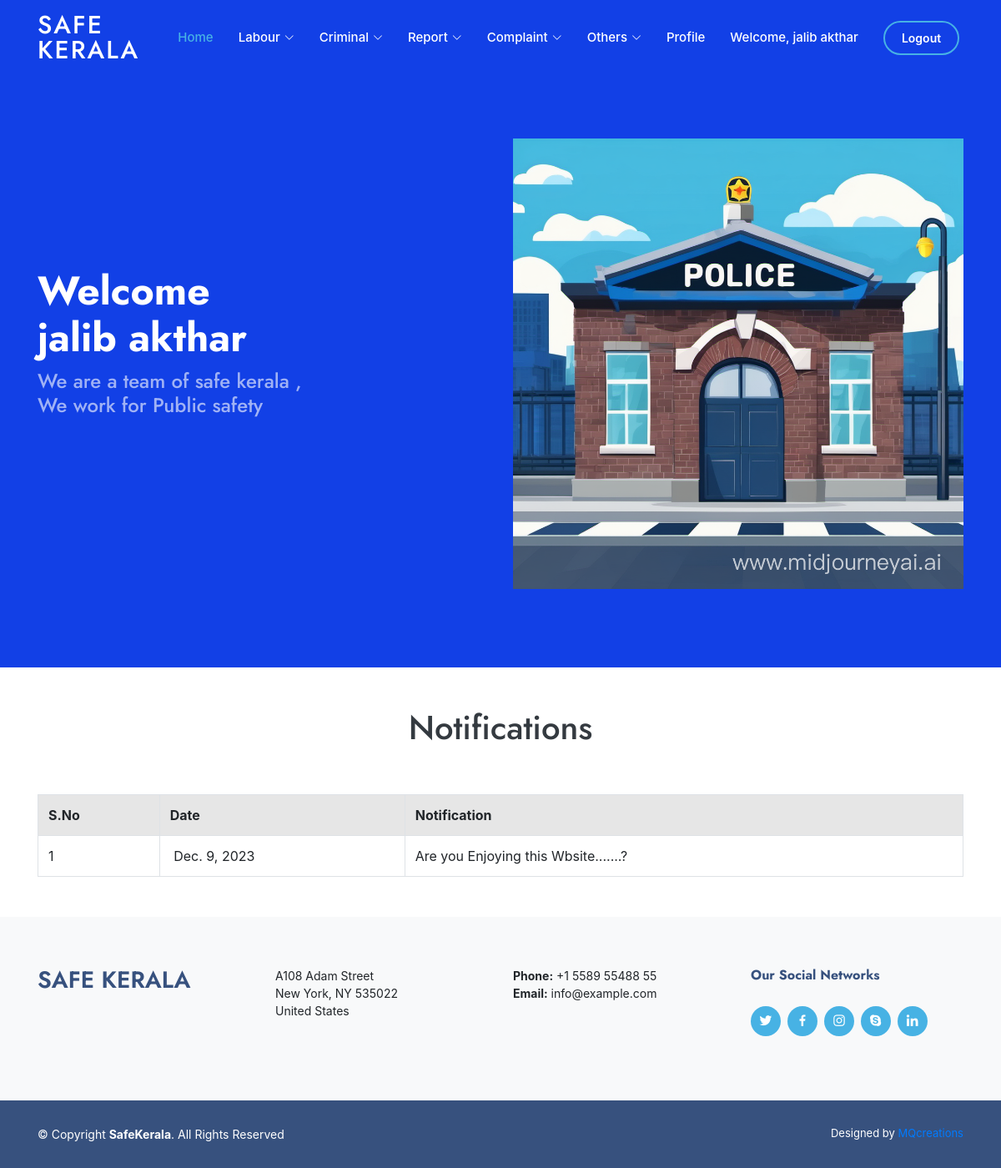
The app's page /station_url/station_view_notification/ (signed in), older data.
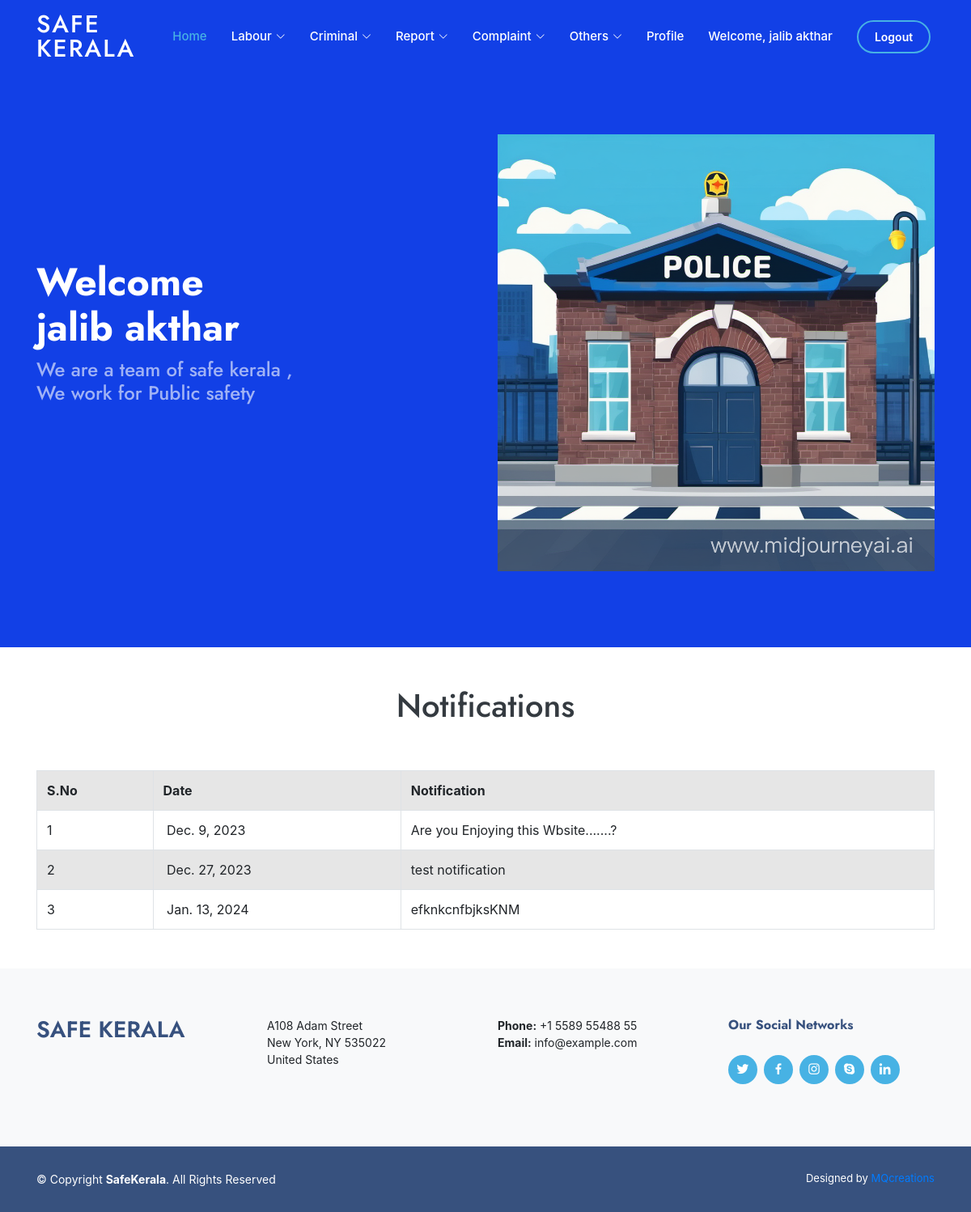
The same page, newer data.
### safekerala_admin/models.py (models this page shows)
class NotificationDB(models.Model):
    n_date = models.DateField(null=True, blank=True)
    n_content = models.CharField(max_length=200, blank=True, null=True)

### safekerala_station/views.py (the view)
# urls.py: path('station_view_notification/', views.station_view_notification, name="station_view_notification"),
def station_view_notification(req):
    data = NotificationDB.objects.all()
    return render(req, "view notification.html", {'data': data})

### safekerala_station/templates/view notification.html (shortened to what this page needs)
{% extends 'stn_index.html' %}
{% block content %}
<body>
<h1 class="text-dark text-center pb-5">Notifications</h1>
  <table class="table table-bordered table-striped"v>
    <tr>
      <th>S.No</th>
      <th>Date</th>
      <th>Notification</th>
    </tr>
    {% for i in data %}
    <tr>
      <td>{{forloop.counter}}</td>
      <td>&nbsp;{{i.n_date}}</td>
      <td>{{i.n_content}}&nbsp;</td>
    </tr>
    {% endfor %}
  </table>
</body>
{% endblock %}

Row changes from the older to the newer data that the page shows:
added NotificationDB: n_date "Dec. 27, 2023", n_content "test notification"
added NotificationDB: n_date "Jan. 13, 2024", n_content "efknkcnfbjksKNM"
